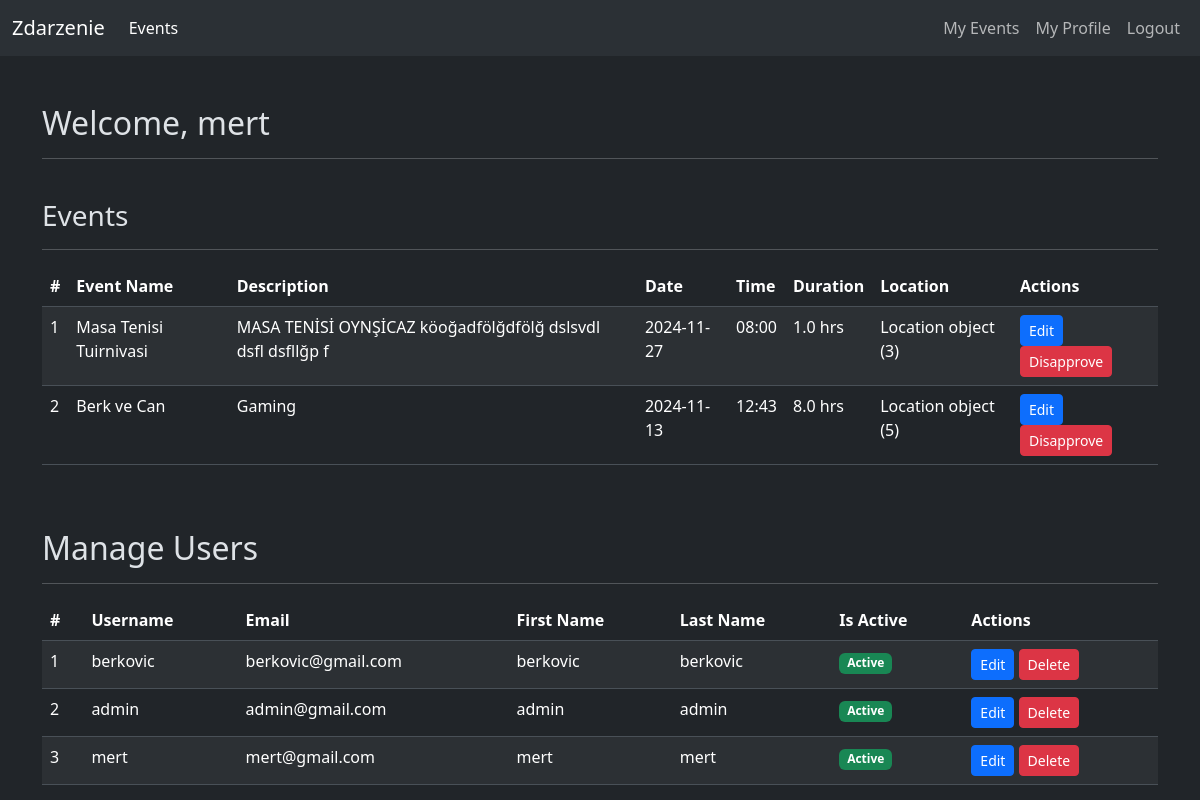
Screenshot of /administration/dashboard/ (signed in) with the database file from the repository.
### events/models.py (models this page shows, shortened)
class Event(models.Model):
    event_id = models.AutoField(primary_key=True)
    event_name = models.CharField(max_length=60,blank=True, null=True)
    event_description = models.TextField(blank=True, null=True)
    event_date = models.DateTimeField(blank=True, null=True)
    event_time = models.CharField(max_length=10,blank=True, null=True)
    event_duration = models.FloatField(max_length=10,blank=True, null=True)
    event_location = models.ForeignKey(Location,on_delete=models.CASCADE,blank=True,null=True)
    event_category = models.CharField(max_length=60,blank=True, null=True)
    event_image = models.ImageField(upload_to='event_images', blank=True, null=True)
    event_is_approved = models.BooleanField(blank=True,null=True)
    event_owner = models.ForeignKey(User,on_delete=models.CASCADE,blank=True,null=True)
    attendees = models.ManyToManyField(User, related_name='events', blank=True)

class Location(models.Model):
    location_id = models.AutoField(primary_key=True)
    location_name = models.CharField(max_length=60,blank=True, null=True)
    location_latitude = models.FloatField(blank=True,null=True)
    location_longitude = models.FloatField(blank=True,null=True)

### administration/views.py (the view, shortened to what this page needs)
# urls.py: path("dashboard/",views.dashboard,name="dashboard"),
@login_required
def dashboard(request):
    users = User.objects.all()
    events = Event.objects.all()
    return render(request, "administration/dashboard.html", {"events": events,"users":users})

### templates/administration/dashboard.html (shortened to what this page needs)
{% extends "utils/layout.html" %}
{% load static %}
{% block body %}
<h2>Welcome, {{ request.user }}</h2>
<hr><br>
<h3>Events</h3>
<hr>
<table class="table table-striped">
    <thead>
        <tr>
            <th>#</th>
            <th>Event Name</th>
            <th>Description</th>
            <th>Date</th>
            <th>Time</th>
            <th>Duration</th>
            <th>Location</th>
            <th>Actions</th>
        </tr>
    </thead>
    <tbody>
        {% for event in events %}
        <tr>
            <td>{{ forloop.counter }}</td>
            <td>{{ event.event_name }}</td>
            <td>{{ event.event_description|truncatewords:10 }}</td>
            <td>{{ event.event_date|date:"Y-m-d" }}</td>
            <td>{{ event.event_time }}</td>
            <td>{{ event.event_duration }} hrs</td>
            <td>{{ event.event_location }}</td>
            {% if event.event_is_approved %}
            <td>
                <a href="{% url 'administration:edit_event' event.event_id %}" class="btn btn-sm btn-primary">Edit</a>
                <form method="POST" style="display:inline;">
                    <button type="submit" class="btn btn-danger btn-sm">Disapprove</button>
                </form>
            </td>
            {% endif %}
        </tr>
        {% endfor %}
    </tbody>
</table>
<br><br>
<h2>Manage Users</h2>
    <hr>
    <table class="table table-striped table-hover">
        <thead>
            <tr>
                <th>#</th>
                <th>Username</th>
                <th>Email</th>
                <th>First Name</th>
                <th>Last Name</th>
                <th>Is Active</th>
                <th>Actions</th>
            </tr>
        </thead>
        <tbody>
            {% for user in users %}
            <tr>
                <td>{{ forloop.counter }}</td>
                <td>{{ user.username }}</td>
                <td>{{ user.email }}</td>
                <td>{{ user.first_name }}</td>
                <td>{{ user.last_name }}</td>
                <td>
                    {% if user.is_active %}
                        <span class="badge bg-success">Active</span>
                    {% else %}
                        <span class="badge bg-danger">Inactive</span>
                    {% endif %}
                </td>
                <td>
                    <a href="{% url 'administration:edit_user' user.id %}" class="btn btn-sm btn-primary">Edit</a>
                    <form method="POST" action="{% url 'administration:delete_user' user.id %}" style="display: inline;">
                        <button type="submit" class="btn btn-sm btn-danger" onclick="return confirm('Are you sure you want to delete this user?');">Delete</button>
                    </form>
                </td>
            </tr>
            {% endfor %}
        </tbody>
    </table>
{% endblock body %}

### rows the page displays
Event: event_name "Masa Tenisi Tuirnivasi", event_description "MASA TENİSİ OYNŞİCAZ köoğadfölğdfölğ dslsvdl dsfl dsfllğp f", event_date "2024-11-27", event_time "08:00", event_duration "1.0", event_location "Location object (3)"
Event: event_name "Berk ve Can", event_description "Gaming", event_date "2024-11-13", event_time "12:43", event_duration "8.0", event_location "Location object (5)"

### other values shown
{{ request.user }} "mert"
{{ user.username }} "berkovic"
{{ user.email }} "berkovic@gmail.com"
{{ user.first_name }} "berkovic"
{{ user.last_name }} "berkovic"
{{ user.username }} "admin"
{{ user.email }} "admin@gmail.com"
{{ user.first_name }} "admin"
{{ user.last_name }} "admin"
{{ user.username }} "mert"
{{ user.email }} "mert@gmail.com"
{{ user.first_name }} "mert"
{{ user.last_name }} "mert"
